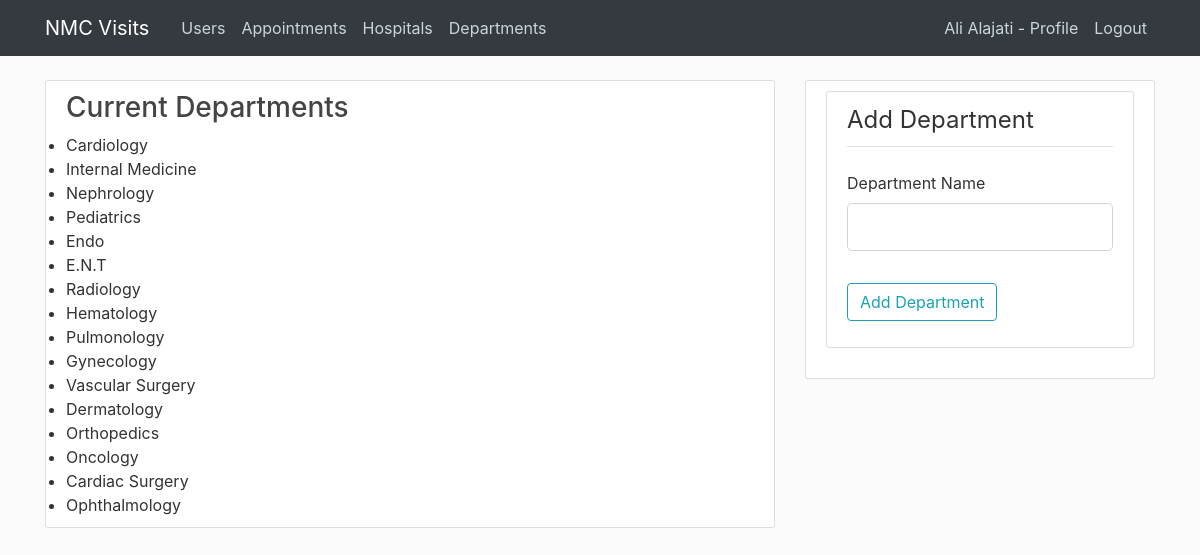
Screenshot of /departments (signed in) with the database file from the repository.
### nmcvisits/models.py (models this page shows, shortened)
class User(db.Model, UserMixin):
    id = db.Column(db.Integer, primary_key=True)
    username = db.Column(db.String(100), nullable=False)
    email = db.Column(db.String(100), unique=True, nullable=False)
    password = db.Column(db.String(), nullable=False)
    company = db.Column(db.String())
    jobTitle = db.Column(db.String())
    phone = db.Column(db.String())
    imageFile = db.Column(db.String(20), nullable=False, default='default.jpg')
    role = db.Column(db.String(20), nullable=False, default="Visitor")
    notes = db.Column(db.String(300))
    appointments = db.relationship('Appointment', backref='visitor', lazy=True)

class Departments(db.Model):
    id = db.Column(db.Integer, primary_key=True)
    name = db.Column(db.String(50), nullable=False, unique=True)

### nmcvisits/routes.py (the view)
@app.route("/departments", methods=["GET", "POST"])
@login_required
@isAdmin
def departments():
    departments = Departments.query.all()
    form = AddDepartments()
    if form.validate_on_submit():
        department = Departments(name = form.name.data.strip().lower().title())
        db.session.add(department)
        db.session.commit()
        return redirect(url_for("departments"))
    return render_template("departments.html", departments=departments, sidebar = 4, form=form)

### nmcvisits/forms.py (shortened to what this page needs)
class AddDepartments(FlaskForm):
    name = StringField("Department Name", validators=[DataRequired(), Length(min=2, max=100)])
    submit = SubmitField('Add Department')

### nmcvisits/helpers.py (called while the page is built)
def isAdmin(f):
    @wraps(f)
    def decorated_function(*args, **kwargs):
        if current_user.role != "Admin":
            flash("You need to be logged in as Admin to access the requested page!","info")
            return render_template("home.html", title = "Access not allowed")
        return f(*args, **kwargs)
    return decorated_function

### nmcvisits/models.py (called while the page is built)
@login_manager.user_loader
def load_user(user_id):
    return User.query.get(int(user_id))

### nmcvisits/templates/departments.html (shortened to what this page needs)
{% extends "layout.html" %}
{% block body %}
    <div class="content-section">
        <h3>Current Departments</h3>
            <ul class="list-group">
                {% for department in departments %}
                    <li>{{department.name}}</li>
                {% endfor %}
            </ul>
    </div>
{% endblock %}
{% block side %}
    <div class="content-section">
        <form method="Post" action="{{url_for('departments')}}">
            <fieldset class="form-group">
                <legend class="border-bottom mb-4 pb-2">Add Department</legend>
                <div class="form-group">
                    {{ form.name.label(class="form-control-label") }}
                    {% if form.name.errors %}
                        {{ form.name(class="form-control form-control-lg is-invalid") }}
                        <div class="invalid-feedback">
                            {% for error in form.name.errors %}
                                <span>{{ error }}</span>
                            {% endfor %}
                        </div>
                    {% else %}
                        {{ form.name(class="form-control form-control-lg") }}
                    {% endif %}
                </div>
            </fieldset>
            <div class="form-group">
                {{ form.submit(class="btn btn-outline-info") }}
            </div>
        </form>
    </div>
{% endblock %}

### nmcvisits/templates/layout.html (shortened to what this page needs)
<!DOCTYPE html>
<html>
<head>
    <link rel="stylesheet" href="https://maxcdn.bootstrapcdn.com/bootstrap/4.0.0/css/bootstrap.min.css">
    <link rel="stylesheet" type="text/css" href="{{ url_for('static', filename='styles.css') }}">
</head>
<body>
    <header class="site-header">
      <nav class="navbar navbar-expand-md navbar-dark bg-dark fixed-top">
        <div class="container">
          <a class="navbar-brand mr-4" href="/">NMC Visits</a>
          <div class="collapse navbar-collapse" id="navbarToggle">
            <div class="navbar-nav mr-auto">
              {% if current_user.role == "Admin" %}
              <a class="nav-item nav-link" href="{{ url_for('users') }}">Users</a>
              <a class="nav-item nav-link" href="{{ url_for('appointments') }}">Appointments</a>
              <a class="nav-item nav-link" href="{{ url_for('hospitals') }}">Hospitals</a>
              <a class="nav-item nav-link" href="{{ url_for('departments') }}">Departments</a>
              {% endif %}
            </div>
            <div class="navbar-nav">
              {% if current_user.is_authenticated %}
              <a class="nav-item nav-link" href="{{ url_for('profile') }}">{{current_user.username}} - Profile</a>
              <a class="nav-item nav-link" href="{{ url_for('logout') }}">Logout</a>
              {% else %}
              <a class="nav-item nav-link" href="{{ url_for('login') }}">Login</a>
              <a class="nav-item nav-link" href="{{ url_for('register') }}">Register</a>
              {% endif %}
            </div>
          </div>
        </div>
      </nav>
    </header>
    <main role="main" class="container">
      <div class="row">
        {% if sidebar %}
        <div class="col-md-{{12-sidebar}}">
        {% else %}
        <div class="col-md-12">
        {% endif %}
          {% block body %}
          {% endblock %}
        </div>
        {% if sidebar %}
        <div class="col-md-{{sidebar}}">
          <div class="content-section">
            {% block side %}
            {% endblock %}
          </div>
        </div>
        {% endif %}
      </div>
    </main>
</body>
</html>

### nmcvisits/static/styles.css (style rules this page uses)
body { background: #fafafa; color: #333333; margin-top: 5rem; }
h1, h2, h3, h4, h5, h6 { color: #444444; }
.site-header .navbar-nav .nav-link { color: #cbd5db; }
.content-section { background: #ffffff; padding: 10px 20px; border: 1px solid #dddddd; border-radius: 3px; margin-bottom: 20px; }

### rows the page displays
User: username "Ali Alajati"
Departments: name "Cardiology"
Departments: name "Internal Medicine"
Departments: name "Nephrology"
Departments: name "Pediatrics"
Departments: name "Endo"
Departments: name "E.N.T"
Departments: name "Radiology"
Departments: name "Hematology"
Departments: name "Pulmonology"
Departments: name "Gynecology"
Departments: name "Vascular Surgery"
Departments: name "Dermatology"
Departments: name "Orthopedics"
Departments: name "Oncology"
Departments: name "Cardiac Surgery"
Departments: name "Ophthalmology"
